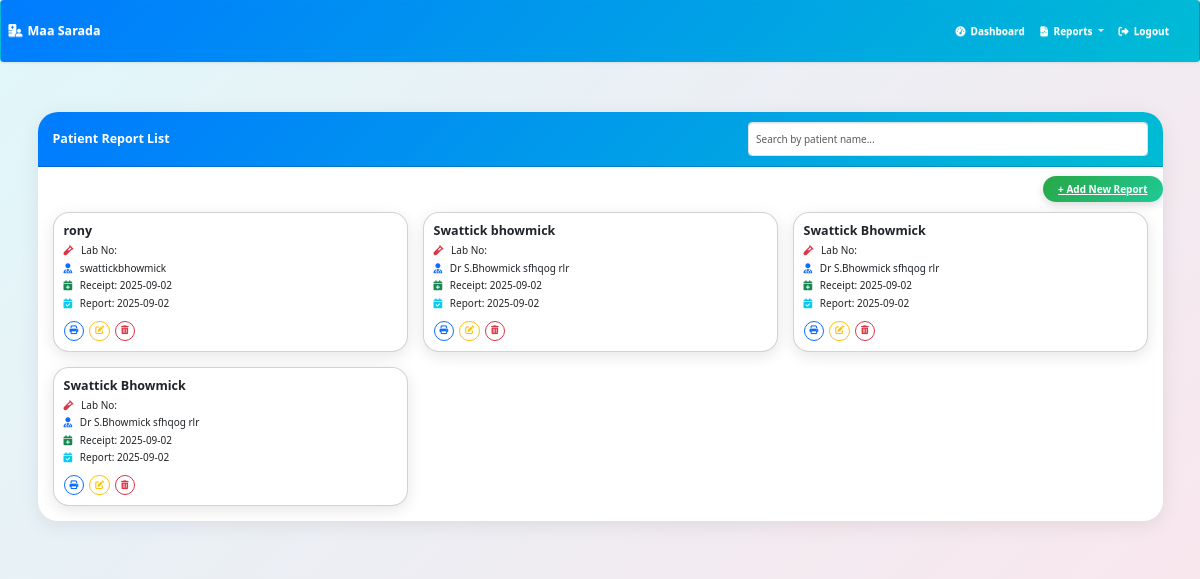
Page /report_list.php (signed in) on the committed database.
### tables this page shows
CREATE TABLE `report` (
  `id` int(11) NOT NULL,
  `user_id` varchar(255) NOT NULL,
  `clientName` varchar(30) NOT NULL,
  `age` int(11) NOT NULL,
  `sex` varchar(20) NOT NULL,
  `reffering_doctor` varchar(100) NOT NULL,
  `date_of_recipt` date NOT NULL,
  `date_of_report` date NOT NULL,
  `delete_status` int(11) NOT NULL,
  `invoice` int(11) NOT NULL,
  `reportNo` varchar(255) DEFAULT NULL
);

### report.php (called while the page is built, shortened)
<?php
class report
{
	private $host  = 'localhost';
	private $user  = 'root';
	private $password   = "";
	private $database  = "LabReport";
	private $reportTable = 'report';
	public $dbConnect = false;
	public function __construct()
	{
		if (!$this->dbConnect) {
			$conn = new mysqli($this->host, $this->user, $this->password, $this->database);
			if ($conn->connect_error) {
				die("Error failed to connect to MySQL: " . $conn->connect_error);
			} else {
				$this->dbConnect = $conn;
			}
		}
	}
	private function getData($sqlQuery)
	{
		$result = mysqli_query($this->dbConnect, $sqlQuery);
		$data = array();
		while ($row = mysqli_fetch_array($result, MYSQLI_ASSOC)) {
			$data[] = $row;
		}
		return $data;
	}
	public function getreportList()
	{
		$sqlQuery = "
			SELECT * FROM " . $this->reportTable . "
			WHERE user_id = '" . $_SESSION['userid'] . "'";
		return  $this->getData($sqlQuery);
	}
}

### report_list.php (the view, shortened to what this page needs)
<?php
include('inc/header.php');
include 'report.php';
$report = new report();
$report->checkLoggedIn();
?>
<!DOCTYPE html>
<html lang="en">
<head>
    <link href="https://cdn.jsdelivr.net/npm/sweetalert2@11.7.12/dist/sweetalert2.min.css" rel="stylesheet">
    <link href="https://cdn.jsdelivr.net/npm/bootstrap@5.3.0/dist/css/bootstrap.min.css" rel="stylesheet">
    <link href="https://cdnjs.cloudflare.com/ajax/libs/font-awesome/6.5.0/css/all.min.css" rel="stylesheet">
</head>
<body>
<nav class="navbar navbar-expand-lg shadow-sm" style="background: linear-gradient(135deg, #007bff, #00bcd4);">
  <div class="container-fluid">
    <a class="navbar-brand fw-bold text-white d-flex align-items-center" href="home.php">
      <i class="fas fa-hospital-user me-2"></i> Maa Sarada
    </a>
    <div class="collapse navbar-collapse" id="navbarNavDropdown">
      <ul class="navbar-nav ms-auto align-items-lg-center">
        <li class="nav-item mx-1">
          <a class="nav-link text-white fw-semibold" href="home.php">
            <i class="fas fa-tachometer-alt me-1"></i> Dashboard
          </a>
        </li>
        <li class="nav-item dropdown mx-1">
          <a class="nav-link dropdown-toggle text-white fw-semibold" href="#" id="reportsDropdown" role="button"
             data-bs-toggle="dropdown" aria-expanded="false">
            <i class="fas fa-file-medical-alt me-1"></i> Reports
          </a>
        </li>
        <li class="nav-item mx-1">
          <a class="nav-link text-white fw-semibold" href="action.php?action=logout">
            <i class="fas fa-sign-out-alt me-1"></i> Logout
          </a>
        </li>
      </ul>
    </div>
  </div>
</nav>
<div class="container py-5">
    <div class="card card-custom">
        <div class="card-header d-flex justify-content-between align-items-center">
            <span>Patient Report List</span>
            <input type="text" id="searchInput" class="form-control search-bar" placeholder="Search by patient name...">
        </div>
        <div class="mt-4 text-end">
                <a href="create_report.php" class="add-btn">
                    + Add New Report
                </a>
            </div>
        <div class="card-body p-4">
            <div class="row g-4" id="reportContainer">
                <?php
                $reportList = $report->getreportList();
                foreach($reportList as $reportDetails){
                    echo '
                    <div class="col-md-6 col-lg-4 report-item">
                        <div class="card report-card p-3 h-100">
                            <h5 class="fw-bold mb-2 report-name">'.htmlspecialchars($reportDetails["clientName"]).'</h5>
<p class="mb-1 report-lab">
    <i class="fas fa-vial me-2 text-danger"></i>
    Lab No: '.htmlspecialchars($reportDetails["lab_no"]).'
</p>
<p class="mb-1"><i class="fas fa-user-md me-2 text-primary"></i> '.htmlspecialchars($reportDetails["reffering_doctor"]).'</p>
                            <p class="mb-1 report-date"><i class="fas fa-calendar-plus me-2 text-success"></i> Receipt: '.htmlspecialchars($reportDetails["date_of_recipt"]).'</p>
                            <p class="mb-3 report-date"><i class="fas fa-calendar-check me-2 text-info"></i> Report: '.htmlspecialchars($reportDetails["date_of_report"]).'</p>
                            <div class="report-actions d-flex justify-content-start mt-auto">
                                <a href="print_report.php?report_id='.$reportDetails["id"].'" title="Print Report" class="btn btn-outline-primary btn-sm">
                                    <i class="fas fa-print"></i>
                                </a>
                                <a href="edit_report.php?update_id='.$reportDetails["id"].'" title="Edit Report" class="btn btn-outline-warning btn-sm">
                                    <i class="fas fa-pen-to-square"></i>
                                </a>
                                <a href="delete_report.php?update_id='.$reportDetails["id"].'" id="'.$reportDetails["id"].'" class="btn btn-outline-danger btn-sm deletereport" title="Delete Report">
                                    <i class="fas fa-trash-alt"></i>
                                </a>
                            </div>
                        </div>
                    </div>';
                }
                ?>
            </div>
        </div>
    </div>
</div>
</body>
</html>

### report_list.php (style rules this page uses)
body { background: linear-gradient(135deg, #e0f7fa, #fce4ec); min-height: 100vh; }
.card-custom { border: none; border-radius: 20px; overflow: hidden; box-shadow: 0 4px 20px rgba(0,0,0,0.08); }
.card-header { background: linear-gradient(135deg, #007bff, #00bcd4); color: #fff; font-weight: bold; font-size: 1.25rem; padding: 1rem 1.5rem; }
.report-card { border-radius: 16px; box-shadow: 0 4px 15px rgba(0,0,0,0.1); transition: transform 0.2s ease; }
.report-actions .btn { border-radius: 12px; margin-right: 5px; }
.add-btn { background: linear-gradient(135deg, #28a745, #20c997); color: #fff; font-weight: 600; border-radius: 30px; padding: 0.6rem 1.5rem; box-shadow: 0 3px 8px rgba(0,0,0,0.15); transition: 0.3s; }
.search-bar { max-width: 400px; }

### rows in the picture
report: clientName "rony", reffering_doctor "swattickbhowmick", date_of_recipt "2025-09-02", date_of_report "2025-09-02"
report: clientName "Swattick bhowmick", reffering_doctor "Dr S.Bhowmick sfhqog rlr", date_of_recipt "2025-09-02", date_of_report "2025-09-02"
report: clientName "Swattick Bhowmick", reffering_doctor "Dr S.Bhowmick sfhqog rlr", date_of_recipt "2025-09-02", date_of_report "2025-09-02"
report: clientName "Swattick Bhowmick", reffering_doctor "Dr S.Bhowmick sfhqog rlr", date_of_recipt "2025-09-02", date_of_report "2025-09-02"
